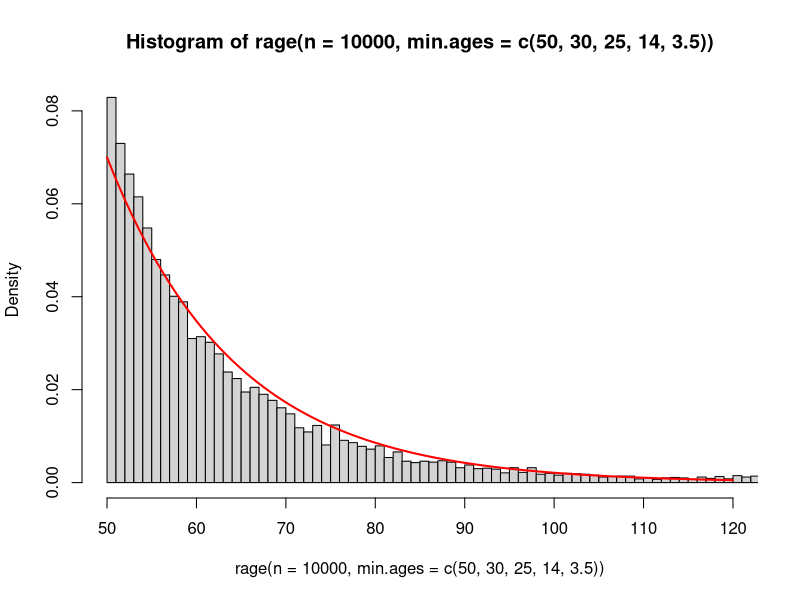
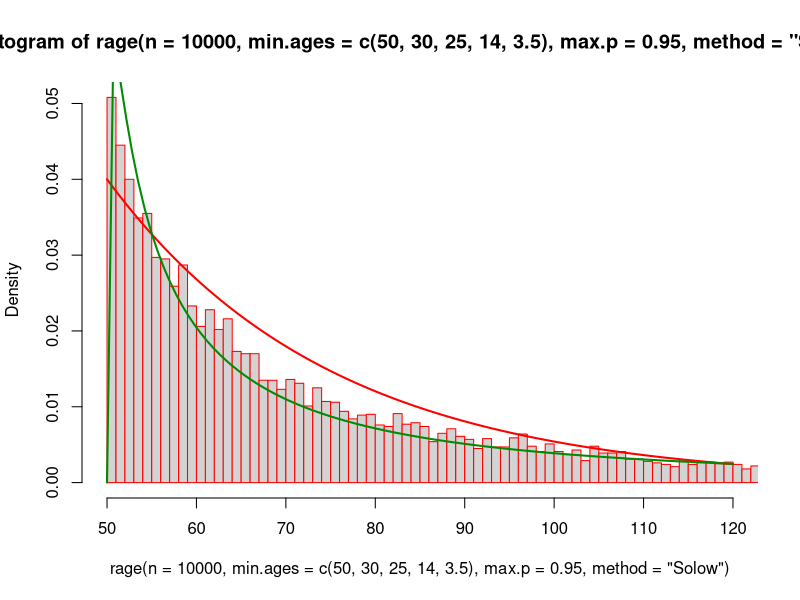
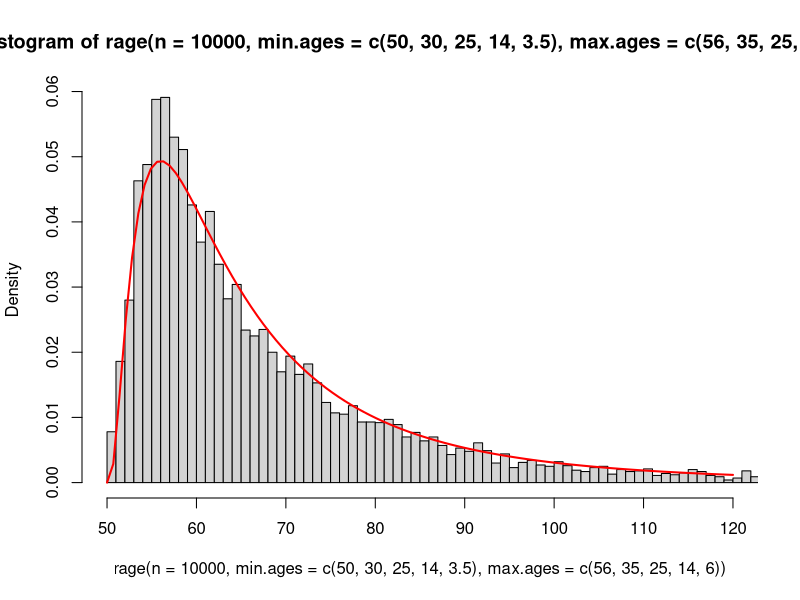
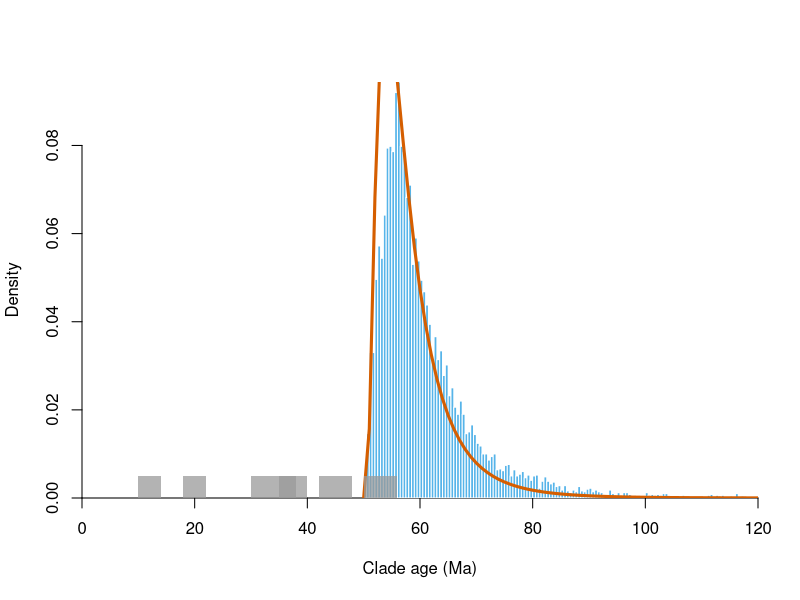
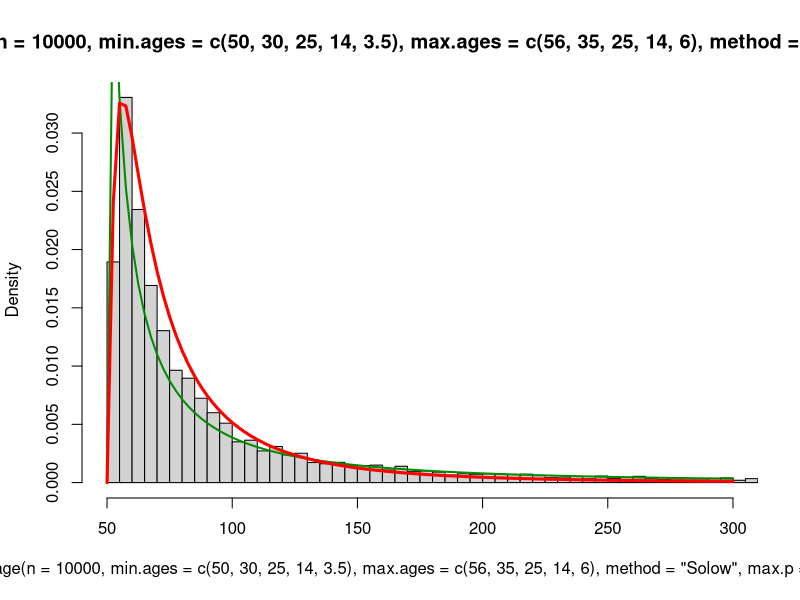
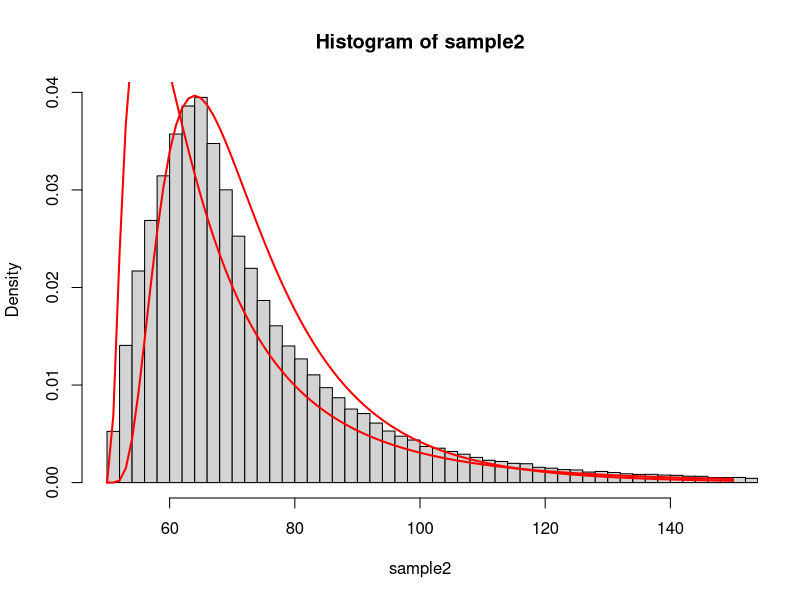

Reproduce these figures in R, in order.
##################################################################
### FUNCTIONS FOR ESTIMATING CLADE AGE USING THE FOSSIL RECORD ###
##################################################################

### Author ###
# Santiago Claramunt
# Department of Natural History, Royal Ontario Museum, Toronto, Ontario M5S 2C6, Canada.
# E-mail: sclaramunt@rom.on.ca

# Language: R (https://www.r-project.org)


### Details ###

# These functions model the uncertainty about the age of a clade based on its fossil record.
# The primary strategy is to generate a random sample of possible clade ages using quantile
# functions. These numbers can then be used to generate a histogram and fit probability
# functions for using as priors in Bayesian time tree estimation (Claramunt & Cracraft 2015).


### Arguments ###

# ages		vector of fossil ages (age.lik) or a matrix (PD.age.unc) of fossil ages in which
#   the first column is the maximum age (or lower stratigraphic bound) and the second column
#   is the minimum fossil age (upper stratigraphic bound) for each fossil. 
# baseline 	baseline like the present (=0), or some other age of reference. If a baseline
#   is not provided, the minimum value of age is used as baseline n-1 is used instead of n (Solow 2003)
# rescale	If TRUE (default) rescale the likelihood values to maje the curves comparable
#   across pseudoreplicates with slightly different ages.
# reps		number of pseudoreplicates used to account for fossil age uncertainty.
# line.col	color of the line plot (PD.age.plot)
# ...		further arguments passed to plot()


### FUNCTIONS ###

### Quantile function that computes the age corresponding to a particular probability for
# the upper bound of a distribution of ages (Strauss & Sadler 1989, Gingerich &
# Uhen 1998, Solow 2003). The method of Strauss & Sadler (1989) asumes that the distribution
# of fossil ages is uniform and their formula depends on the fossil ages range and the number
# of fossil ages. The method of Solow (2003) is a general method for non-uniform distributions
# and depends on the temporal gap between the oldest and the second oldest fossil ages. Both
# methods assume that fossil ages are independent samples from the same distribution (only
# relevant for the two oldest ages for Solow's method), therefore, fossils should be as
# independent as possible (ideally from different geological formations and different regions).

# In the particular case where there are only two fossil ages and no baseline age specified,
# Strauss & Sadler's and Solow's methods converge to the same result; the quantile functions
# are simply Xn/(1-P), and the likelihood function is 1/X.


# Arguments #

# p		The desired probability level
# ages	Vector of fossil ages.
# baseline 	Youngest bound of the distribution that could be the present (=0) or some other
#   geological age of reference. If a baseline is not provided, the minimum value of ages is
#   used as baseline and n-1 is used instead of n for calculations (Solow 2003). 
# method	Either "StraussSadler" for Strauss & Sadler's (1989) method (default) or
#   "Solow" for Solow's (2003) method. A third option is to use the qbeta function (option "Beta"),
#   since the ratio between the observed timespan and the real timespan for Strauss & Sadler's
#   model is distributed according to a Beta distribution with parameters N and 1 (Wang et al. 2009);
#   this should give the same results as "StraussSadler".


 qage <- function(p=0.5, ages, baseline=NULL, method="StraussSadler") {
 	
 	# If a baseline is not provided, use the minimum of ages as the baseline and subtract one from n.
	if (is.null(baseline)) {
		baseline <- min(ages);
		n <- length(ages) -1;
	} else {
	  n <- length(ages);
	}

	# Apply the baseline
	A <- ages - baseline;

	if (method=="StraussSadler") {
	  X <- max(A)*(1-p)^-(1/n);
	} else if(method=="Beta") {
		Y <- qbeta(p=p, shape1=n, shape2=1);
		X <- max(A)/Y;
	} else if (method=="Solow") {
		N <- length(A);
		sA <- sort(A);
		Z <- sA[N] - sA[N-1];
		X <- max(A) + Z*p/(1-p);
	}
	
	return (X + baseline)
}


qage(p=c(0.1, 0.5, 0.9), ages=c(54, 30, 25, 14, 5));
qage(p=c(0.1, 0.5, 0.9), ages=c(54, 30, 25, 14, 5), method="Beta");
qage(p=c(0.1, 0.5, 0.9), ages=c(54, 30, 25, 14, 5), method="Solow");

qage(p=c(0.1, 0.5, 0.9), ages=c(54,51), method="Solow");
qage(p=c(0.1, 0.5, 0.9), ages=c(54,51), method="StraussSadler");

# method="Solow" gives the same answer as method="StraussSadler" when there are only
# two ages and there is no baseline specified (can be demostrated algebraically).


### Random clade age generator ###

# This function uses the quantile function above to generate random clade ages from
# the corresponding models.

# Arguments #

# n		Number of numbers to be generated.
# min.ages, max.ages Vector of ages, potentially accounting for age uncertainty.
#   If ages are known exactly, only min.ages is used. If some or all ages have uncertainty,
#   typically upper and lower bounds defined by bracketing geological strata, age maximums
#   and minimums are set for each fossil.
# max.p		Option for sampling up to a certain probability, usefull for avoiding extremely
#   large values when using Solow (2003). Usefull for exploratory analysis and histograms
#   but the maximum probability should not be restricted if the sample is used in Monte Carlo simulations.
# ...	Other options passed to qage

rage <- function(n, min.ages, max.ages=NULL, max.p=1, ...) {
	if (is.null(max.ages)) {
		rA <- qage(p=runif(n, max=max.p), ages=min.ages, ...);
	} else if (length(min.ages)==length(min.ages)) {
	  rA <- numeric(length=n);
	  for (i in 1:n) {
	    A <- runif(length(min.ages), min=min.ages, max=max.ages);
    	rA[i] <- qage(p=runif(1, max=max.p), ages=A, ...);
		}
	}
	return(rA);
}


hist(rage(n=10000, min.ages=c(50, 30, 25, 14, 3.5)), breaks=500, freq=FALSE, xlim=c(50,120));
curve(dexp(x-50, rate=0.07), col='red', lwd=2, add=TRUE);

hist(rage(n=10000, min.ages=c(50, 30, 25, 14, 3.5), max.p=0.95, method="Solow"), breaks=500,
     freq=FALSE, xlim=c(50,120), border="red");
curve(dexp(x-50, rate=0.04), col='red', lwd=2, add=TRUE); # too heavy on intermediate values
curve(dlnorm(x-50, meanlog=log(50-30), sdlog=pi/sqrt(3)), col='green4', lwd=2, add=TRUE);

# This parameterization was suggested by Norris et al. (manuscript) for the case of
# using the two oldest fosils (i.e. Solow method): meanlog is set to equal log of last gap;
# sdlog = pi/sqrt(3).


# With age uncertainty in fossil ages #

hist(rage(n=10000, min.ages=c(50, 30, 25, 14, 3.5), max.ages=c(56, 35, 25, 14, 6)),
     breaks=500, freq=FALSE, xlim=c(50,120));
curve(dlnorm(x-50, meanlog=2.6, sdlog=0.9), col='red', lwd=2, add=TRUE);

# Since the mode of the empirical density is usually very close to the maximum possible
# age of the oldest fossil, an alternative parameterization of the log-normal probability
# density function can facilitate the visual fitting by using the interval range of the
# oldest fossil to set the mode parameter.

DLnorm <- function(x, mode, sdlog) {
	R <- dlnorm(x, meanlog= sdlog^2+log(mode), sdlog=sdlog);
	cat("meanlog =", sdlog^2+log(mode), "; sdlog =", sdlog=sdlog);
	return(R);
}


hist(rage(n=10000, min.ages=c(50, 42, 35, 30, 25, 18, 10), max.ages=c(56, 48, 38, 40, 25, 22, 14)),
     breaks=200, freq=FALSE, xlim=c(0,120), col="#56B4E9", border="white", xlab="Clade age (Ma)",
     main="", yaxs="i", xaxs="i", xpd=TRUE);
lines(50:120, DLnorm(50:120-50, sdlog=0.7, mode=4), col='#D55E00', lwd=3, add=TRUE, lend=1);
rect(xleft=c(50, 42, 35, 30, 25, 18, 10), ybottom=0, xright=c(56, 48, 38, 40, 25, 22, 14),
     ytop=0.005, col=rgb(0.6, 0.6, 0.6, 0.75), border=NA);


# Age uncertainty and Solow's method
hist(rage(n=10000, min.ages=c(50, 30, 25, 14, 3.5), max.ages=c(56, 35, 25, 14, 6),
          method="Solow", max.p=0.99), breaks=500, freq=FALSE, xlim=c(50,300));
curve(dlnorm(x-50, meanlog=log(50-30), sdlog=pi/sqrt(3)), col='green4', lwd=2, add=TRUE);
curve(DLnorm(x-50, sdlog=1.1, mode=56-50), col='red', lwd=3, add=TRUE);


# A fossil record with greater age uncertainty
sample2 <- rage(100000, min.ages=c(50, 30, 25, 14, 3.5), max.ages=c(65, 35, 25, 14, 6));
hist(sample2, breaks=1000, freq=FALSE, xlim=c(50,150));
curve(DLnorm(x-50, sdlog=0.6, mode=64-50), col='red', lwd=2, add=TRUE);
curve(dlnorm(x-50, meanlog=2.6, sdlog=0.9), col='red', lwd=2, add=TRUE);


# The greater the uncertainty in the age of the oldest fossil the greater the difference
# between the sample and the log-normal function: another advantage of using the sample
# itself in ML MC instead of a parametric distribution plus Bayesian inference.


### References ###

# Claramunt, S., & J. Cracraft 2015. A new time-tree reveals Earth history's imprint on the evolution of modern birds. ScienceAdvances in press.
# Gingerich, P. D., & M. D. Uhen. 1998. Likelihood estimation of the time of origin of Cetacea and the time of divergence of Cetacea and Artiodactyla. Palaeontologia Electronica 1:45.
# Norris, R. W., C. L. Strope, D. M. McCandlish, A. Stoltzfus (manuscript). Bayesian priors for tree calibration: Evaluating two new approaches based on fossil intervals. bioRxiv, doi: https://doi.org/10.1101/014340
# Solow, A. R. 2003. Estimation of stratigraphic ranges when fossil finds are not randomly distributed. Paleobiology 29(2):181-185.
# Strauss D, & P. M. Sadler 1989. Classical confidence intervals and Bayesian probability estimates for ends of local taxon ranges. Mathematical Geology 21:411-427.
# Wang, S. C. 2010. Principles of statistical inference: likelihood and the Bayesian paradigm. Pp. 1-18 in J. Alroy & G. Hunt (eds.) Quantitative methods in paleobiology. The Paleontological Society Papers 16.
# Wang, S. C., D J. Chudzicki & P. J. Everson 2009. Optimal estimators of the position of a mass extinction when recovery potential is uniform. Paleobiology 35(3):447–459.
# Wang, S. C., & P. J. Everson. 2007. Confidence intervals for pulsed mass extinction events. Paleobiology 33(2):324–336.

